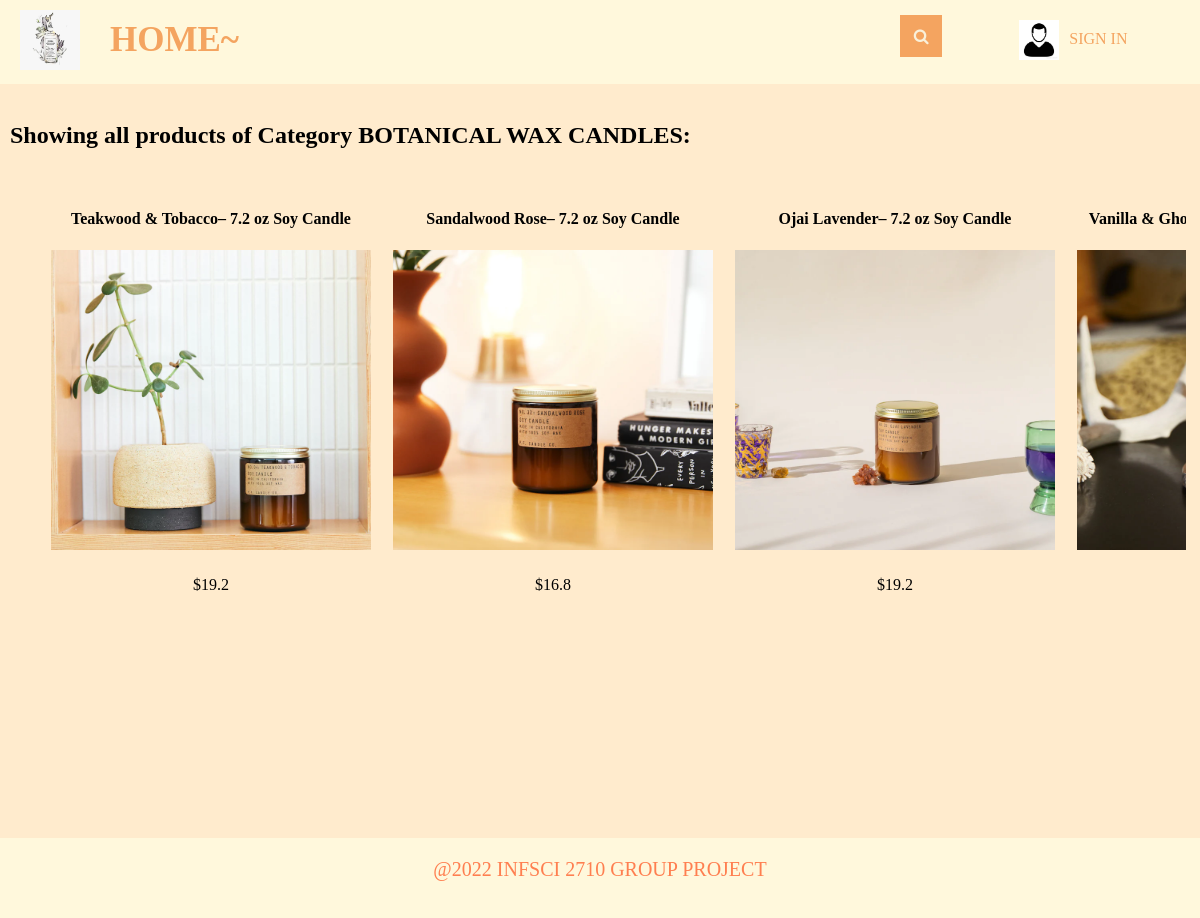
/mgrdisplayCategory?productKindId=1, run on the app's committed database.
### tables this page shows
CREATE TABLE product_kind
(productKindId INTEGER PRIMARY KEY,
name TEXT);

CREATE TABLE "products" (
  "productId" INTEGER,
  "name" TEXT,
  "inventory" INTEGER,
  "price" REAL,
  "description" TEXT,
  "image" TEXT,
  "productKindId" INTEGER,
  "scent_id" INTEGER,
  CONSTRAINT "PRODUCTS_PK" PRIMARY KEY ("productId"),
  CONSTRAINT "FK_products_product_kind" FOREIGN KEY ("productKindId") REFERENCES "product_kind" ("productKindId") ON DELETE NO ACTION ON UPDATE NO ACTION,
  CONSTRAINT "products_FK" FOREIGN KEY ("scent_id") REFERENCES "scent" ("scent_id") ON DELETE NO ACTION ON UPDATE NO ACTION,
  CONSTRAINT "inventory_constrains" CHECK (inventory>=0)
);

### main.py (the view)
@app.route("/mgrdisplayCategory")
def mgrdisplayCategory():
    loggedIn, firstName, noOfItems = mgrLoginDetails()
    categoryId = request.args.get("productKindId")
    with sqlite3.connect('database.db') as conn:
        cur = conn.cursor()
        cur.execute(
            "SELECT products.productId, products.name, products.price, products.image, product_kind.name FROM products, product_kind WHERE products.productKindId = product_kind.productKindId AND product_kind.productKindId = ?",
            (categoryId,))
        data = cur.fetchall()
    conn.close()
    categoryName = data[0][4]
    data = parse(data)
    return render_template('mgrdisplayCategory.html', data=data, loggedIn=loggedIn, firstName=firstName,
                           noOfItems=noOfItems, categoryName=categoryName)

### main.py (called while the page is built)
def mgrLoginDetails():
    with sqlite3.connect('database.db') as conn:
        cur = conn.cursor()
        if 'email' not in session:
            loggedIn = False
            firstName = ''
            noOfItems = 0
        else:
            loggedIn = True
            cur.execute("SELECT mgrId, firstName FROM manager WHERE email = ?", (session['email'], ))
            mgrId, firstName = cur.fetchone()
            cur.execute("SELECT count(productId) FROM cart WHERE userId = ?", (mgrId, ))
            noOfItems = cur.fetchone()[0]
    conn.close()
    return (loggedIn, firstName, noOfItems)

def parse(data):
    ans = []
    i = 0
    while i < len(data):
        curr = []
        for j in range(7):
            if i >= len(data):
                break
            curr.append(data[i])
            i += 1
        ans.append(curr)
    return ans

### templates/mgrdisplayCategory.html (shortened to what this page needs)
<!DOCTYPE HTML>
<html>
<head>
    <link rel="stylesheet" href={{ url_for('static', filename='css/home.css') }} />#}
    <link rel="stylesheet" href={{url_for('static', filename='css/bodyGeneral.css')}} />
    <link rel="stylesheet" href={{ url_for('static', filename='css/topStyle.css') }} />
    <link rel="stylesheet" href={{ url_for('static', filename='css/footer.css') }} />
    <link rel="stylesheet" href={{ url_for('static', filename='css/displayproduct.css') }}/>
    <link rel="stylesheet" href="https://maxcdn.bootstrapcdn.com/font-awesome/4.5.0/css/font-awesome.min.css">
</head>
<body>
    <div id="title">
            <a href="/managerpage/mgrlogout">
                <img id="logo" src= {{ url_for('static', filename='images/logo.png') }} />
            </a>
            <div class="home_btn">
                <a href="/managerpage/mgrroot">
                    <strong>HOME~</strong>
                </a>
            </div>
            <div class = "Search">
                <form>
		            <input id="searchBox" type="text" name="searchQuery" placeholder="SEARCH....">
		            <button id="searchButton" type="submit" value="Search"></button>
		        </form>
            </div>
            {% if not loggedIn %}
            <div id="signInButton">
                <img id = "client " src= {{ url_for('static', filename='images/client.png')}}/>
                <a class="link" href="/managerpage/mgrloginForm">SIGN IN</a>
            </div>
        {% endif %}
    </div>
    <div class="display_product">
        <h2>Showing all products of Category {{categoryName}}:</h2>
        {% for itemData in data %}
        <table>
            <tr id="productName">
                {% for row in itemData %}
                <td>
                    {{row[1]}}
                </td>
                {% endfor %}
            </tr>
            <tr id="productImage">
                {% for row in itemData %}
                <td>
                    <a href="/mgrproductDescription?productId={{row[0]}}">
                        <img src={{ url_for('static', filename='uploads/' + row[3]) }} id="itemImage" />
                    </a>
                </td>
                {% endfor %}
            </tr>
            <tr id="productPrice">
                {% for row in itemData %}
                <td>
                    ${{row[2]}}
                </td>
                {% endfor %}
            </tr>
        </table>
        {% endfor %}
    </div>
    <footer>
        <div class="footer_container">
            <p>@2022 INFSCI 2710 GROUP PROJECT</p>
        </div>
    </footer>
</body>
</html>

### static/css/home.css (style rules this page uses)
html,body { margin: 0; padding: 0; height: 100%; }
body { width: 100%; background: blanchedalmond; }
#itemImage { height: 300px; width: 320px; }
table { border-spacing: 20px; width: 80%; margin: auto; float: left; text-align: center; }
#productName { text-align: center; font-weight: bold; }
#productPrice { text-align: center; }

### static/css/bodyGeneral.css (style rules this page uses)
html,body { margin: 0; padding: 0; height: 100%; }
body { background: blanchedalmond; }
#cartItems, .display_product, .display_profile, .display_frame, .display_store { width: 98%; margin-left: 10px; margin-right: 10px; height: 100%; position:relative; top:84px; }

### static/css/topStyle.css (style rules this page uses)
#logo { height: 60px; width: 60px; margin-left: 20px; margin-top: 10px; margin-bottom: 10px; margin-right: 20px; float: left; }
#title { background-color: cornsilk; height: 84px; position: fixed; top:0px; display: flex; width: 100%; margin-bottom: 0px; z-index: 2; }
.home_btn { height: 64px; margin-bottom: 10px; margin-top:10px; padding: 10px; }
.home_btn a { position: relative; text-align: center; text-decoration: none; font-family: "Palace Script MT"; font-size: 35px; color: sandybrown; }
.Search { width: 70%; }
.Search form { padding:15px; height: 100%; }
.Search input { height: 42px; width: 0; padding: 0 42px 0 15px; border: none; border-bottom: 2px solid transparent; outline: none; background: transparent; transition: .4s cubic-bezier(0, 0.8, 0, 1); position: relative; top: 0; right:0; float: right; z-index: 2; font-family: "Palace Script MT"; font-size:20px; }
.Search button { background: sandybrown; border: none; height: 42px; width: 42px; position: relative; top: 0; right: 0; float: right; margin-right: -15px; cursor: pointer; }
.Search button:before { content: "\f002"; font-family: FontAwesome; font-size: 16px; color: #F9F0DA; }
#signInButton { width: 15%; display: flex; color: yellow; margin-top: 20px; margin-bottom: 20px; margin-left: 20px; margin-right: 20px; float: left; }
#signInButton img { width: 40px; height: 40px; }
#signInButton a { position: relative; bottom: 0; text-align: center; padding: 10px; }
#cart a, #signInButton a { text-decoration: none; font-family: "Palace Script MT"; color: sandybrown; }

### static/css/footer.css (style rules this page uses)
footer { background: cornsilk; display: block; position: relative; bottom: 0; width: 100%; height: 10%; z-index: 10000; }
.footer_container p { position: relative; top: 20px; color: coral; text-align: center; font-family: "Times New Roman"; font-size: 20px; }

### static/css/displayproduct.css (style rules this page uses)
.display_product { overflow: scroll; }
.display_product table { width: 80%; margin: auto; }
.display_product table tr td { width: 400px; text-align: center; margin: auto; }

### data on the page
product_kind: name "BOTANICAL WAX CANDLES"
products: name "Teakwood & Tobacco– 7.2 oz Soy Candle", image (picture), price "19.2"
products: name "Sandalwood Rose– 7.2 oz Soy Candle", image (picture), price "16.8"
products: name "Ojai Lavender– 7.2 oz Soy Candle", image (picture), price "19.2"
products: name "Vanilla &…", image (picture)
